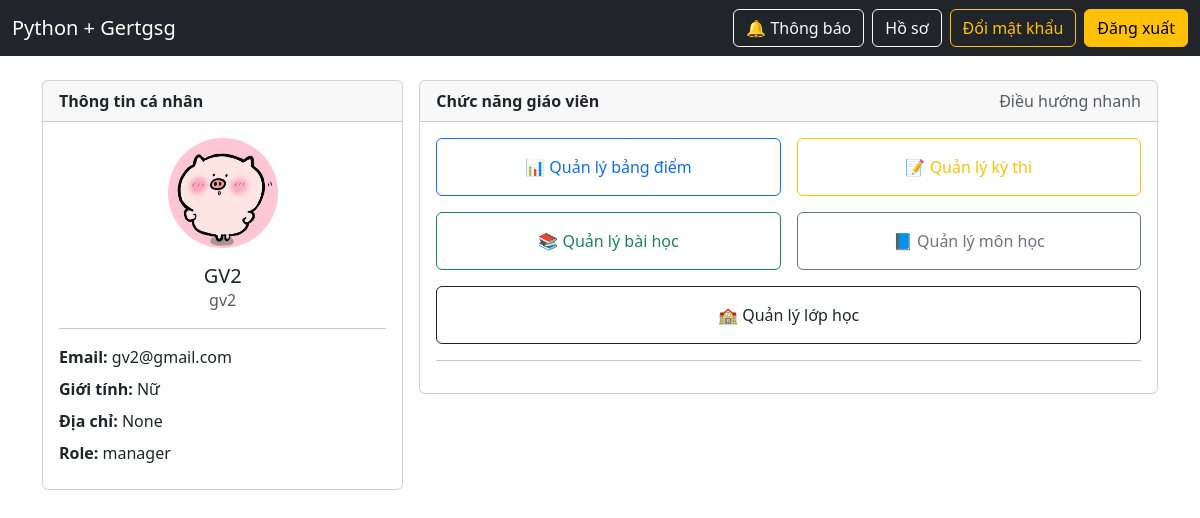
The app's page /manager/home (signed in) with its own data.
### models.py (models this page shows, shortened)
class Student(UserMixin, db.Model):
    __tablename__ = "students"
    id = db.Column(db.Integer, primary_key=True)
    ma_sv = db.Column(db.String(50), unique=True, nullable=False, index=True)
    ten_sv = db.Column(db.String(255), nullable=False, index=True)
    email = db.Column(db.String(255), unique=True, nullable=False, index=True)
    mat_khau = db.Column(db.String(255), nullable=False)
    role = db.Column(db.String(20), nullable=False, default="student", index=True)
    avatar = db.Column(db.String(255), nullable=True)
    gioi_tinh = db.Column(db.String(10), nullable=True)
    dia_chi = db.Column(db.Text, nullable=True)
    failed_attempts = db.Column(db.Integer, nullable=False, default=0)
    last_failed_at = db.Column(db.DateTime, nullable=True)
    lock_until = db.Column(db.DateTime, nullable=True)
    class_id = db.Column(
        db.Integer,
        db.ForeignKey("classes.id", ondelete="SET NULL"),
        nullable=True,
        index=True,
    )
    class_ = db.relationship("Class", back_populates="students")
    teaching_classes = db.relationship(
        "Class",
        secondary=teacher_classes,
        back_populates="teachers",
        lazy="subquery",
    )

### manager_routes.py (the view)
@manager_bp.get("/home")
@login_required
@roles_required("manager")
def manager_home():
    return render_template("manager/home.html")

### app.py (called while the page is built)
@app.context_processor
def inject_csrf():
    def form_csrf_token():
        return Markup(f'<input type="hidden" name="csrf_token" value="{generate_csrf()}">')
    return dict(form_csrf_token=form_csrf_token)

@login_manager.user_loader
def load_user(user_id: str):
    try:
        return Student.query.get(int(user_id))
    except Exception:
        return None

@app.context_processor
def inject_noti_count():
    if current_user.is_authenticated:
        count = Notification.query.filter_by(user_id=current_user.id, is_read=False).count()
        return {"noti_unread_count": count}
    return {"noti_unread_count": 0}

### auth.py (called while the page is built)
def roles_required(*roles):
    def decorator(fn):
        @wraps(fn)
        def wrapper(*args, **kwargs):
            if not current_user.is_authenticated:
                abort(401)
            user_role = (getattr(current_user, "role", "") or "").strip().lower()
            if user_role not in [r.lower() for r in roles]:
                abort(403)
            return fn(*args, **kwargs)
        return wrapper
    return decorator

### templates/manager/home.html (shortened to what this page needs)
{% extends "base.html" %}
{% set title="Home giáo viên" %}
{% block content %}
<div class="row g-3">
  <div class="col-lg-4">
    <div class="card">
      <div class="card-header">
        <b>Thông tin cá nhân</b>
      </div>
      <div class="card-body text-center">
        {% if current_user.avatar %}
          <img
            src="{{ url_for('static', filename='uploads/' ~ current_user.avatar) }}"
            width="110" height="110"
            style="border-radius:50%;object-fit:cover;"
            alt="avatar">
        {% else %}
          <div style="width:110px;height:110px;border-radius:50%;background:#ddd;margin:0 auto;"></div>
        {% endif %}
        <h5 class="mt-3 mb-0">{{ current_user.ten_sv }}</h5>
        <div class="text-muted">{{ current_user.ma_sv }}</div>
        <hr>
        <div class="text-start">
          <div class="mb-2"><b>Email:</b> {{ current_user.email }}</div>
          <div class="mb-2"><b>Giới tính:</b> {{ current_user.gioi_tinh or "—" }}</div>
          <div class="mb-2"><b>Địa chỉ:</b> {{ current_user.dia_chi or "—" }}</div>
          <div class="mb-2"><b>Role:</b> {{ current_user.role }}</div>
        </div>
      </div>
    </div>
  </div>
  <div class="col-lg-8">
    <div class="card">
      <div class="card-header d-flex justify-content-between align-items-center">
        <b>Chức năng giáo viên</b>
        <span class="text-muted">Điều hướng nhanh</span>
      </div>
      <div class="card-body">
        <div class="row g-3">
          <div class="col-md-6">
            <a class="btn btn-outline-primary w-100 py-3"
               href="{{ url_for('manager.manager_grades') }}">
              📊 Quản lý bảng điểm
            </a>
          </div>
          <div class="col-md-6">
            <a class="btn btn-outline-warning w-100 py-3"
               href="{{ url_for('manager.manager_exams') }}">
              📝 Quản lý kỳ thi
            </a>
          </div>
          <div class="col-md-6">
            <a class="btn btn-outline-success w-100 py-3"
               href="{{ url_for('manager.manager_lessons') }}">
              📚 Quản lý bài học
            </a>
          </div>
          <div class="col-md-6">
            <a class="btn btn-outline-secondary w-100 py-3"
               href="{{ url_for('manager.manager_subjects') }}">
              📘 Quản lý môn học
            </a>
          </div>
          <div class="col-md-12">
            <a class="btn btn-outline-dark w-100 py-3"
               href="{{ url_for('manager.manager_classes') }}">
              🏫 Quản lý lớp học
            </a>
          </div>
        </div>
        <hr>
      </div>
    </div>
  </div>
</div>
{% endblock %}

### records on screen
Student: avatar (picture), ten_sv "GV2", ma_sv "gv2", email "gv2@gmail.com", gioi_tinh "Nữ", dia_chi "None", role "manager"
